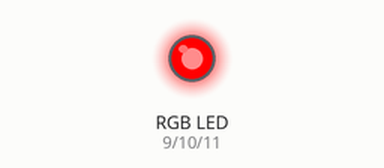
Recording of a sketch running on a simulated Arduino Uno, built with avr-gcc and run on an emulated ATmega328P. Shown: an RGB LED mixed from three pins (HIGH = lit).

Above: at 0.1 s.
At 3.1 s:
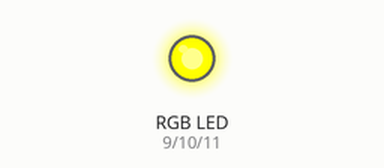
At 6.1 s:
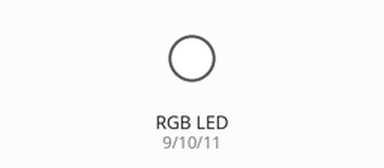
At 18.2 s:
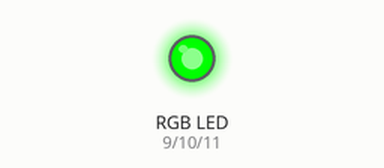
At 24.2 s:
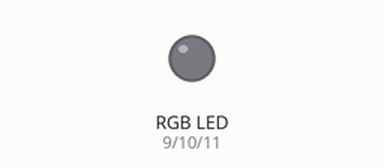
At 38.3 s:
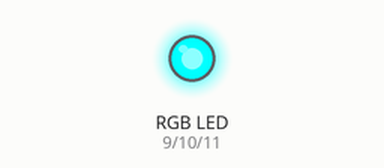
Timing chart, 0 to 40.0 s (numbered marks = the images above):
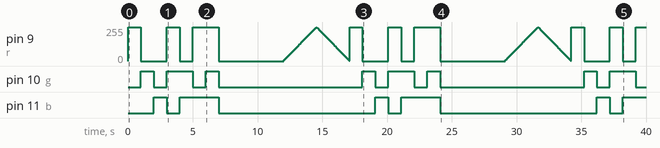

The sketch:

leds2.ino
```cpp
// (licence header left out)
// THE SOFTWARE IS PROVIDED "AS IS", WITHOUT WARRANTY OF ANY KIND, EXPRESS OR
// IMPLIED, INCLUDING BUT NOT LIMITED TO THE WARRANTIES OF MERCHANTABILITY,
// FITNESS FOR A PARTICULAR PURPOSE AND NONINFRINGEMENT. IN NO EVENT SHALL THE
// AUTHORS OR COPYRIGHT HOLDERS BE LIABLE FOR ANY CLAIM, DAMAGES OR OTHER
// LIABILITY, WHETHER IN AN ACTION OF CONTRACT, TORT OR OTHERWISE, ARISING FROM,
// OUT OF OR IN CONNECTION WITH THE SOFTWARE OR THE USE OR OTHER DEALINGS IN THE
// SOFTWARE.

int r = 9;  //porta vermelha
int g = 10; //porta verde
int b = 11; //porta azul
int t = 1000;


int fadetime=10;
int f;
int contagem;


void setup() {
  pinMode(r, OUTPUT);// vermelho como saida
  pinMode(g, OUTPUT);// verde como saida
  pinMode(b, OUTPUT);// azul como saida

}

void loop(){


  digitalWrite(r, HIGH);   // turn the LED on (HIGH is the voltage level)
  delay(t);               // wait for a second
  digitalWrite(r, LOW);
                             // turn the LED off by making the voltage LOW
  digitalWrite(g, HIGH);   // turn the LED on (HIGH is the voltage level)
  delay(t);               // wait for a second
  digitalWrite(g, LOW);
                              // turn the LED off by making the voltage LOW
  digitalWrite(b, HIGH);   // turn the LED on (HIGH is the voltage level)
  delay(t);
  digitalWrite(b, LOW);

  digitalWrite(r, HIGH);   // turn the LED on (HIGH is the voltage level)
  digitalWrite(g, HIGH);   // turn the LED on (HIGH is the voltage level)
  delay(t);               // wait for a second
  digitalWrite(r, LOW);
  digitalWrite(g, LOW);


    digitalWrite(g, HIGH);   // turn the LED on (HIGH is the voltage level)
    digitalWrite(b, HIGH);   // turn the LED on (HIGH is the voltage level)
    delay(t);               // wait for a second
    digitalWrite(g, LOW);
    digitalWrite(b, LOW);


   digitalWrite(r, HIGH);   // turn the LED on (HIGH is the voltage level)
   digitalWrite(b, HIGH);   // turn the LED on (HIGH is the voltage level)
   delay(t);               // wait for a second
   digitalWrite(r, LOW);
   digitalWrite(b, LOW);


   digitalWrite(r, HIGH);   // turn the LED on (HIGH is the voltage level)
   digitalWrite(g, HIGH);   // turn the LED on (HIGH is the voltage level)
   digitalWrite(b, HIGH);   // turn the LED on (HIGH is the voltage level)
   delay(t);               // wait for a second
   digitalWrite(r, LOW);
   digitalWrite(g, LOW);
   digitalWrite(b, LOW);


  delay(5000);

  f_r();


}

  void f_r()
{
  // fade from vermelho
  for (f = 0; f < 255; f++)
  {
    analogWrite(r, f);
    delay (fadetime);
  }
  for (f = 255; f > 0; f--)
  {
    analogWrite(r, f);
    delay (fadetime);
  }
  analogWrite(r, 0);
}

//__________________________

void f_g(){

// fade from verde
  for (f = 0; f < 255; f++)
  {
    analogWrite(g, f);
    delay (fadetime);
  }
  // fade from verde
  for (f = 255; f >0; f--)
  {
    analogWrite(g, f);
    delay (fadetime);
  }

}

//-----------------------

void f_b()
{
  // fade from azul
  for (f = 0; f < 255; f++)
  {
    analogWrite(b, f);
    delay (fadetime);
  }
  // fade from azul
  for (f = 255; f > 0; f--)
  {
    analogWrite(b, f);
    delay (fadetime);
  }
}
```

Measured:
- by itself, pin 9 (r): 0/255 → 255/255 at 0.00 s, → 0/255 1.0 s later, → 255/255 2.0 s later, → 0/255 1.0 s later, … (1035 changes in this stretch)
- by itself, pin 10 (g): repeats every 17.1 s: LOW 1.0 s, HIGH 2.0 s, LOW 1.0 s, HIGH 1.0 s, LOW 11.1 s, HIGH 1.0 s
- by itself, pin 11 (b): repeats every 17.1 s: LOW 1.0 s, HIGH 3.0 s, LOW 12.1 s, HIGH 1.0 s
